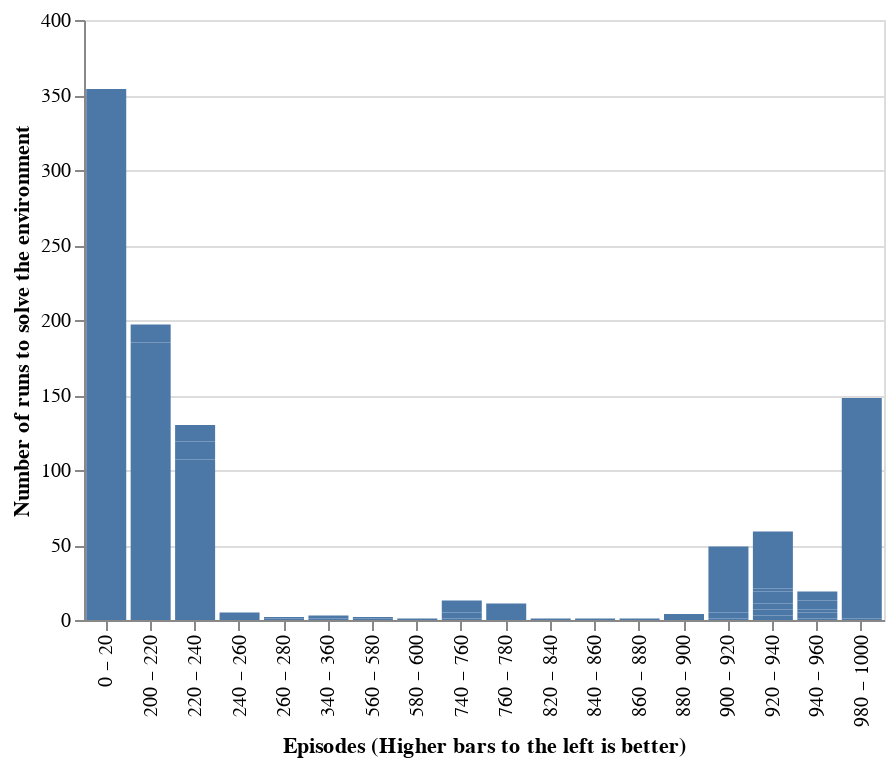

This figure's notebook cell:
### Code cell
temp_df = df.groupby(['episodes']).agg('count')
temp_df.columns = ['run_count']
temp_df
alt.Chart(temp_df.reset_index()).mark_bar().encode(
    alt.X('episodes:N', bin=alt.Bin(maxbins=50), title='Episodes (Higher bars to the left is better)'),
    alt.Y('run_count', title='Number of runs to solve the environment')
)

### Figure 1 — Vega-Lite specification as saved in the notebook (floating-point values rounded to 4 significant figures)
{"$schema": "https://vega.github.io/schema/vega-lite/v2.6.0.json", "config": {"view": {"height": 300, "width": 400}}, "data": {"name": "data-fd0808cab83190c7eab6d4826851f7a5"}, "datasets": {"data-fd0808cab83190c7eab6d4826851f7a5": [{"episodes": 1, "run_count": 354}, {"episodes": 216, "run_count": 44}, {"episodes": 217, "run_count": 141}, {"episodes": 219, "run_count": 12}, {"episodes": 222, "run_count": 4}, {"episodes": 223, "run_count": 14}, {"episodes": 225, "run_count": 4}, {"episodes": 226, "run_count": 12}, {"episodes": 229, "run_count": 24}, {"episodes": 230, "run_count": 49}, {"episodes": 231, "run_count": 3}, {"episodes": 232, "run_count": 9}, {"episodes": 233, "run_count": 1}, {"episodes": 235, "run_count": 10}, {"episodes": 241, "run_count": 2}, {"episodes": 242, "run_count": 2}, {"episodes": 250, "run_count": 1}, {"episodes": 260, "run_count": 1}, {"episodes": 266, "run_count": 1}, {"episodes": 355, "run_count": 1}, {"episodes": 358, "run_count": 1}, {"episodes": 359, "run_count": 1}, {"episodes": 567, "run_count": 1}, {"episodes": 569, "run_count": 1}, {"episodes": 590, "run_count": 1}, {"episodes": 752, "run_count": 1}, {"episodes": 753, "run_count": 3}, {"episodes": 755, "run_count": 1}, {"episodes": 756, "run_count": 1}, {"episodes": 757, "run_count": 2}, {"episodes": 759, "run_count": 5}, {"episodes": 763, "run_count": 4}, {"episodes": 764, "run_count": 6}, {"episodes": 765, "run_count": 1}, {"episodes": 837, "run_count": 1}, {"episodes": 840, "run_count": 1}, {"episodes": 868, "run_count": 1}, {"episodes": 894, "run_count": 2}, {"episodes": 899, "run_count": 2}, {"episodes": 903, "run_count": 1}, {"episodes": 908, "run_count": 1}, {"episodes": 909, "run_count": 3}, {"episodes": 911, "run_count": 1}, {"episodes": 912, "run_count": 28}, {"episodes": 914, "run_count": 2}, {"episodes": 915, "run_count": 4}, {"episodes": 916, "run_count": 2}, {"episodes": 917, "run_count": 2}, {"episodes": 918, "run_count": 4}, {"episodes": 919, "run_count": 1}, {"episodes": 922, "run_count": 3}, {"episodes": 923, "run_count": 1}, {"episodes": 924, "run_count": 3}, {"episodes": 925, "run_count": 4}, {"episodes": 927, "run_count": 8}, {"episodes": 928, "run_count": 2}, {"episodes": 930, "run_count": 7}, {"episodes": 932, "run_count": 6}, {"episodes": 933, "run_count": 14}, {"episodes": 934, "run_count": 2}, {"episodes": 935, "run_count": 8}, {"episodes": 938, "run_count": 1}, {"episodes": 941, "run_count": 1}, {"episodes": 942, "run_count": 4}, {"episodes": 944, "run_count": 2}, {"episodes": 945, "run_count": 1}, {"episodes": 949, "run_count": 2}, {"episodes": 951, "run_count": 2}, {"episodes": 952, "run_count": 1}, {"episodes": 953, "run_count": 1}, {"episodes": 955, "run_count": 4}, {"episodes": 957, "run_count": 1}, {"episodes": 999, "run_count": 1}, {"episodes": 1000, "run_count": 147}]}, "encoding": {"x": {"bin": {"maxbins": 50}, "field": "episodes", "title": "Episodes (Higher bars to the left is better)", "type": "nominal"}, "y": {"field": "run_count", "title": "Number of runs to solve the environment", "type": "quantitative"}}, "mark": "bar"}
